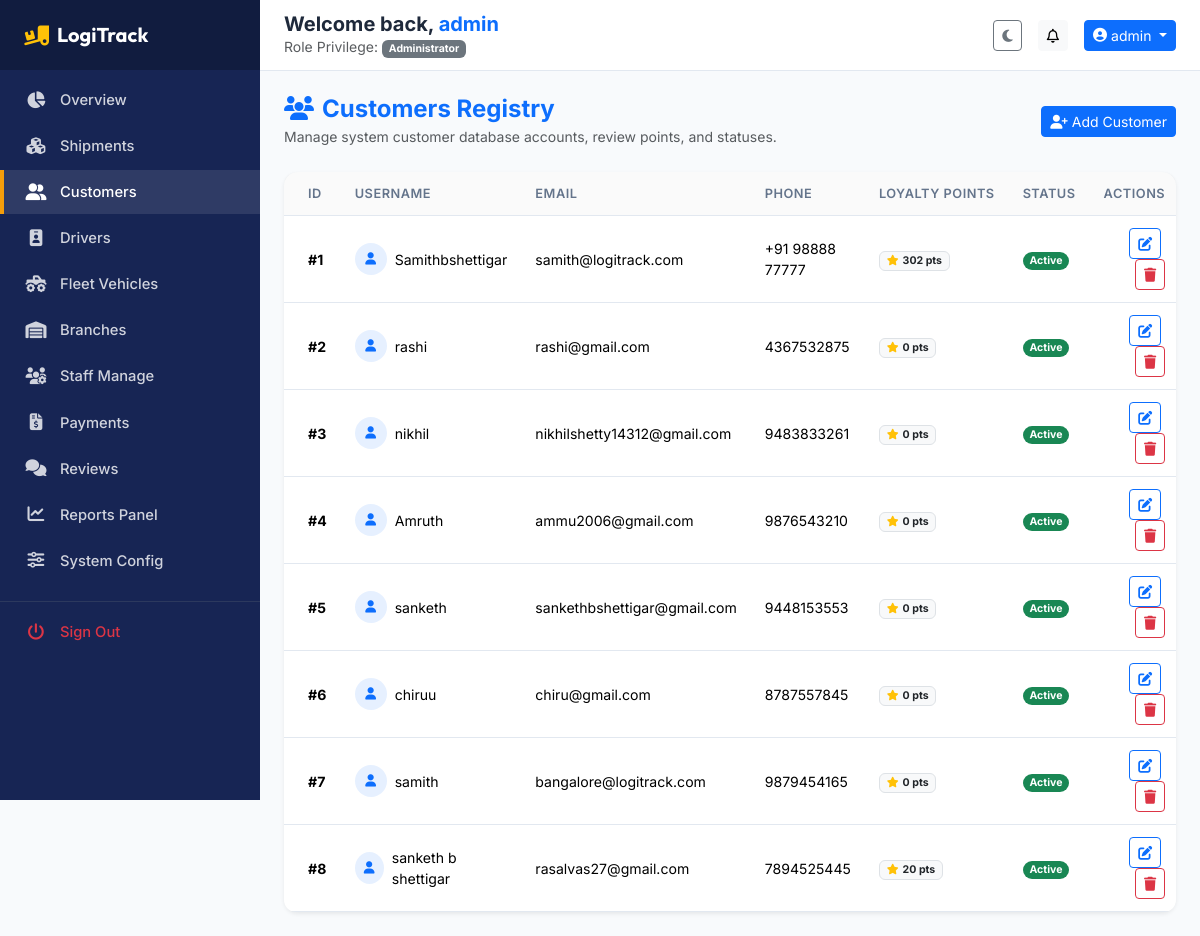
The page /admin/customers (signed in) on the database its author committed.
### app/models.py (models this page shows, shortened)
class BaseModel(db.Model):
    __abstract__ = True

class User(BaseModel):
    __tablename__ = 'users'
    id = db.Column(db.Integer, primary_key=True)
    username = db.Column(db.String(80), unique=True, nullable=False)
    email = db.Column(db.String(120), unique=True, nullable=False)
    password_hash = db.Column(db.String(255), nullable=False)
    role_id = db.Column(db.Integer, db.ForeignKey('roles.id'), nullable=False)
    branch_id = db.Column(db.Integer, db.ForeignKey('branches.id', ondelete='SET NULL'), nullable=True)
    is_active = db.Column(db.Boolean, default=True)
    created_at = db.Column(db.DateTime, default=datetime.utcnow)
    updated_at = db.Column(db.DateTime, default=datetime.utcnow, onupdate=datetime.utcnow)
    customer_profile = db.relationship('Customer', backref='user', uselist=False, cascade="all, delete-orphan")
    driver_profile = db.relationship('Driver', backref='user', uselist=False, cascade="all, delete-orphan")
    addresses = db.relationship('Address', backref='user', lazy=True, cascade="all, delete-orphan")
    notifications = db.relationship('Notification', backref='user', lazy=True, cascade="all, delete-orphan")
    activity_logs = db.relationship('ActivityLog', backref='user', lazy=True)

class Role(BaseModel):
    __tablename__ = 'roles'
    id = db.Column(db.Integer, primary_key=True)
    name = db.Column(db.String(50), unique=True, nullable=False)
    description = db.Column(db.String(255))
    users = db.relationship('User', backref='role', lazy=True)

class Customer(BaseModel):
    __tablename__ = 'customers'
    id = db.Column(db.Integer, primary_key=True)
    user_id = db.Column(db.Integer, db.ForeignKey('users.id', ondelete='CASCADE'), unique=True, nullable=False)
    phone = db.Column(db.String(20), nullable=False)
    status = db.Column(db.String(50), default='Active')  # Active, Suspended
    loyalty_points = db.Column(db.Integer, default=0)
    shipments = db.relationship('Shipment', backref='customer', lazy=True)
    feedbacks = db.relationship('Feedback', backref='customer', lazy=True)

### app/blueprints/admin/routes.py (the view)
@admin_bp.route('/customers')
@login_required
@role_required('Administrator')
def list_customers():
    customers = Customer.query.all()
    return render_template('admin/customers.html', customers=customers)

### app/utils.py (called while the page is built)
def login_required(f):
    @wraps(f)
    def decorated_function(*args, **kwargs):
        if g.user is None:
            flash("Please log in to access this page.", "warning")
            return redirect(url_for('auth.login'))
        return f(*args, **kwargs)
    return decorated_function

def role_required(*roles):
    def decorator(f):
        @wraps(f)
        def decorated_function(*args, **kwargs):
            if g.user is None:
                flash("Please log in to access this page.", "warning")
                return redirect(url_for('auth.login'))
            if g.user.role.name not in roles:
                flash(f"Unauthorized. This area requires one of the following roles: {', '.join(roles)}", "danger")
                abort(403)
            return f(*args, **kwargs)
        return decorated_function
    return decorator

### app/templates/admin/customers.html (shortened to what this page needs)
{% extends "base.html" %}
{% block content %}
<div class="d-flex justify-content-between align-items-center mb-4">
    <div>
        <h4 class="fw-bold mb-0 text-primary"><i class="fa-solid fa-users me-2"></i>Customers Registry</h4>
        <small class="text-muted">Manage system customer database accounts, review points, and statuses.</small>
    </div>
    <a href="{{ url_for('admin.add_customer') }}" class="btn btn-primary btn-sm"><i class="fa-solid fa-user-plus me-1"></i>Add Customer</a>
</div>
<div class="card border-0 shadow-sm kpi-card">
    <div class="card-body p-0">
        <div class="table-responsive">
            <table class="table table-hover align-middle mb-0 custom-table">
                <thead>
                    <tr>
                        <th class="ps-4">ID</th>
                        <th>Username</th>
                        <th>Email</th>
                        <th>Phone</th>
                        <th>Loyalty Points</th>
                        <th>Status</th>
                        <th class="pe-4 text-end">Actions</th>
                    </tr>
                </thead>
                <tbody>
                    {% if customers %}
                        {% for cust in customers %}
                        <tr>
                            <td class="ps-4 fw-bold">#{{ cust.id }}</td>
                            <td>
                                <div class="d-flex align-items-center gap-2">
                                    <div class="bg-primary bg-opacity-10 text-primary rounded-circle d-flex align-items-center justify-content-center" style="width: 32px; height: 32px;">
                                        <i class="fa-solid fa-user small"></i>
                                    </div>
                                    <span>{{ cust.user.username }}</span>
                                </div>
                            </td>
                            <td>{{ cust.user.email }}</td>
                            <td>{{ cust.phone }}</td>
                            <td><span class="badge bg-light text-dark border"><i class="fa-solid fa-star text-warning me-1"></i>{{ cust.loyalty_points }} pts</span></td>
                            <td>
                                <span class="badge rounded-pill bg-{{ 'success' if cust.status == 'Active' else 'danger' }}">
                                    {{ cust.status }}
                                </span>
                            </td>
                            <td class="pe-4 text-end">
                                <a href="{{ url_for('admin.edit_customer', id=cust.id) }}" class="btn btn-outline-primary btn-sm me-1" title="Edit Customer"><i class="fa-solid fa-pen-to-square"></i></a>
                                <a href="{{ url_for('admin.delete_customer', id=cust.id) }}" class="btn btn-outline-danger btn-sm" onclick="return confirm('Are you sure you want to delete this customer? This will delete their user credentials permanently.')" title="Delete Profile"><i class="fa-solid fa-trash"></i></a>
                            </td>
                        </tr>
                        {% endfor %}
                    {% endif %}
                </tbody>
            </table>
        </div>
    </div>
</div>
{% endblock %}

### app/templates/base.html (shortened to what this page needs)
<!DOCTYPE html>
<html lang="en">
<head>
    <link href="https://cdn.jsdelivr.net/npm/bootstrap@5.3.2/dist/css/bootstrap.min.css" rel="stylesheet">
    <link rel="stylesheet" href="https://cdnjs.cloudflare.com/ajax/libs/font-awesome/6.4.2/css/all.min.css">
    <link rel="stylesheet" href="https://unpkg.com/leaflet@1.9.4/dist/leaflet.css"/>
    <link rel="stylesheet" href="{{ url_for('static', filename='css/style.css') }}">
</head>
<body data-theme="light">
    <div class="toast-container position-fixed top-0 end-0 p-3" style="z-index: 1100;">
    </div>
    {% if current_user %}
    <div class="dashboard-container">
        <aside class="sidebar" id="app-sidebar">
            <div class="sidebar-header">
                <a href="/" class="text-white text-decoration-none d-flex align-items-center">
                    <i class="fa-solid fa-truck-ramp-box fa-lg me-2 text-warning"></i>
                    <span class="fs-5 fw-bold font-brand">LogiTrack</span>
                </a>
            </div>
            <ul class="sidebar-menu mt-2">
                {% if current_user.role.name == 'Administrator' %}
                    <li class="sidebar-menu-item {% if request.endpoint == 'admin.dashboard' %}active{% endif %}">
                        <a href="{{ url_for('admin.dashboard') }}"><i class="fa-solid fa-chart-pie"></i><span>Overview</span></a>
                    </li>
                    <li class="sidebar-menu-item {% if 'shipments' in request.endpoint %}active{% endif %}">
                        <a href="{{ url_for('admin.list_shipments') }}"><i class="fa-solid fa-cubes"></i><span>Shipments</span></a>
                    </li>
                    <li class="sidebar-menu-item {% if 'customers' in request.endpoint %}active{% endif %}">
                        <a href="{{ url_for('admin.list_customers') }}"><i class="fa-solid fa-user-group"></i><span>Customers</span></a>
                    </li>
                    <li class="sidebar-menu-item {% if 'drivers' in request.endpoint %}active{% endif %}">
                        <a href="{{ url_for('admin.list_drivers') }}"><i class="fa-solid fa-id-badge"></i><span>Drivers</span></a>
                    </li>
                    <li class="sidebar-menu-item {% if 'vehicles' in request.endpoint %}active{% endif %}">
                        <a href="{{ url_for('admin.list_vehicles') }}"><i class="fa-solid fa-truck-monster"></i><span>Fleet Vehicles</span></a>
                    </li>
                    <li class="sidebar-menu-item {% if 'branches' in request.endpoint %}active{% endif %}">
                        <a href="{{ url_for('admin.list_branches') }}"><i class="fa-solid fa-warehouse"></i><span>Branches</span></a>
                    </li>
                    <li class="sidebar-menu-item {% if 'employees' in request.endpoint %}active{% endif %}">
                        <a href="{{ url_for('admin.list_employees') }}"><i class="fa-solid fa-users-gear"></i><span>Staff Manage</span></a>
                    </li>
                    <li class="sidebar-menu-item {% if 'payments' in request.endpoint %}active{% endif %}">
                        <a href="{{ url_for('admin.list_payments') }}"><i class="fa-solid fa-file-invoice-dollar"></i><span>Payments</span></a>
                    </li>
                    <li class="sidebar-menu-item {% if 'feedback' in request.endpoint %}active{% endif %}">
                        <a href="{{ url_for('admin.list_feedback') }}"><i class="fa-solid fa-comments"></i><span>Reviews</span></a>
                    </li>
                    <li class="sidebar-menu-item {% if 'reports' in request.endpoint %}active{% endif %}">
                        <a href="{{ url_for('reports.index') }}"><i class="fa-solid fa-chart-line"></i><span>Reports Panel</span></a>
                    </li>
                    <li class="sidebar-menu-item {% if 'settings' in request.endpoint %}active{% endif %}">
                        <a href="{{ url_for('admin.system_settings') }}"><i class="fa-solid fa-sliders"></i><span>System Config</span></a>
                    </li>
                {% endif %}
                <li class="sidebar-menu-item mt-3 pt-2 border-top border-secondary border-opacity-25">
                    <a href="{{ url_for('auth.logout') }}" class="text-danger"><i class="fa-solid fa-power-off text-danger"></i><span>Sign Out</span></a>
                </li>
            </ul>
        </aside>
        <main class="main-content">
            <header class="top-navbar d-flex align-items-center justify-content-between">
                <div class="d-flex align-items-center gap-2">
                    <div>
                        <h5 class="mb-0 fw-bold d-none d-sm-block">Welcome back, <span class="text-primary">{{ current_user.username }}</span></h5>
                        <small class="text-muted d-none d-md-block">Role Privilege: <span class="badge bg-secondary">{{ current_user.role.name }}</span></small>
                    </div>
                </div>
                <div class="d-flex align-items-center gap-2 gap-sm-3">
                    <button class="btn btn-outline-secondary btn-sm" id="theme-toggle" title="Switch Theme" aria-label="Switch Theme">
                        <i class="fa-solid fa-moon" id="theme-icon"></i>
                    </button>
                    <div class="dropdown">
                        <button class="btn btn-light position-relative btn-sm" type="button" data-bs-toggle="dropdown" aria-expanded="false" aria-label="Notifications">
                            <i class="fa-regular fa-bell"></i>
                        </button>
                    </div>
                    <div class="dropdown">
                        <button class="btn btn-primary btn-sm dropdown-toggle d-flex align-items-center gap-1" type="button" data-bs-toggle="dropdown" aria-expanded="false">
                            <i class="fa-solid fa-circle-user"></i>
                            <span class="d-none d-sm-inline">{{ current_user.username }}</span>
                        </button>
                    </div>
                </div>
            </header>
            <div class="content-wrapper container-fluid p-2 p-sm-3 p-lg-4">
                {% block content %}{% endblock %}
            </div>
        </main>
    </div>
    {% endif %}
</body>
</html>

### app/static/css/style.css (style rules this page uses)
:root { --primary-color: #1e3a8a; --primary-light: #2563eb; --primary-dark: #172554; --secondary-color: #0f172a; --accent-color: #f59e0b; --accent-light: #fbbf24; --success-color: #10b981; --danger-color: #ef4444; --info-color: #06b6d4; --bg-light: #f8fafc; --card-bg-light: #ffffff; --text-color-light: #1e293b; --text-muted-light: #64748b; --border-color-light: #e2e8f0; --bg-dark: #0b1120; --card-bg-dark: #1e293b; --text-color-dark: #f8fafc; --text-muted-dark: #94a3b8; --border-color-dark: #334155; --sidebar-width: 260px; --top-navbar-height: 64px; --bottom-nav-height: 62px; --transition-speed: 0.28s; --transition-ease: cubic-bezier(0.16, 1, 0.3, 1); }
*, *::before, *::after { box-sizing: border-box; }
html { scroll-behavior: smooth; -webkit-text-size-adjust: 100%; }
body { font-family: 'Inter', system-ui, -apple-system, BlinkMacSystemFont, "Segoe UI", Roboto, sans-serif; background-color: var(--bg-light); color: var(--text-color-light); transition: background-color var(--transition-speed), color var(--transition-speed); min-height: 100vh; display: flex; flex-direction: column; margin: 0; overflow-x: hidden; }
.font-brand { font-family: 'Outfit', 'Inter', sans-serif !important; }
.dashboard-container { display: flex; min-height: 100vh; width: 100%; position: relative; }
.sidebar { width: var(--sidebar-width); background-color: var(--primary-dark); color: #ffffff; flex-shrink: 0; display: flex; flex-direction: column; height: 100vh; position: sticky; top: 0; left: 0; z-index: 1040; overflow-y: auto; transition: transform var(--transition-speed) var(--transition-ease), width var(--transition-speed); }
.sidebar-header { background-color: rgba(0, 0, 0, 0.25); padding: 1.25rem 1.5rem; display: flex; align-items: center; justify-content: space-between; min-height: var(--top-navbar-height); }
.sidebar-menu { list-style: none; padding: 0; margin: 0; display: flex; flex-direction: column; gap: 2px; }
.sidebar-menu-item a { display: flex; align-items: center; padding: 11px 20px; color: rgba(255, 255, 255, 0.8); text-decoration: none; font-size: 0.92rem; font-weight: 500; transition: all 0.2s ease; border-left: 4px solid transparent; }
.sidebar-menu-item a:hover, .sidebar-menu-item.active a { color: #ffffff; background-color: rgba(255, 255, 255, 0.1); border-left-color: var(--accent-color); }
.sidebar-menu-item a i { width: 24px; font-size: 1.05rem; margin-right: 12px; display: flex; justify-content: center; }
.main-content { flex-grow: 1; display: flex; flex-direction: column; min-width: 0; overflow-x: hidden; background-color: var(--bg-light); transition: background-color var(--transition-speed); }
.top-navbar { background-color: var(--card-bg-light); border-bottom: 1px solid var(--border-color-light); padding: 0.75rem 1.5rem; min-height: var(--top-navbar-height); position: sticky; top: 0; z-index: 1020; backdrop-filter: blur(8px); transition: background-color var(--transition-speed), border-color var(--transition-speed); }
.kpi-card { border: none; border-radius: 14px; box-shadow: 0 4px 12px -2px rgba(0, 0, 0, 0.05), 0 2px 4px -1px rgba(0, 0, 0, 0.03); background-color: var(--card-bg-light); transition: transform var(--transition-speed) var(--transition-ease), box-shadow var(--transition-speed) var(--transition-ease), background-color var(--transition-speed); }
.table-responsive { overflow-x: auto; -webkit-overflow-scrolling: touch; border-radius: 12px; }
.custom-table { color: inherit; margin-bottom: 0; width: 100%; }
.custom-table th { background-color: rgba(0, 0, 0, 0.02); color: var(--text-muted-light); font-weight: 600; font-size: 0.8rem; text-transform: uppercase; letter-spacing: 0.5px; padding: 12px 14px; white-space: nowrap; border-bottom: 1px solid var(--border-color-light); }
.custom-table td { padding: 12px 14px; vertical-align: middle; border-bottom: 1px solid var(--border-color-light); font-size: 0.88rem; }

### rows shown on the page
User: username "admin"
Role: role.name "Administrator"
Customer: id "1", user.username "Samithbshettigar", user.email "samith@logitrack.com", phone "+91 98888 77777", loyalty_points "302", status "Active"
Customer: id "2", user.username "rashi", user.email "rashi@gmail.com", phone "4367532875", loyalty_points "0", status "Active"
Customer: id "3", user.username "nikhil", user.email "nikhilshetty14312@gmail.com", phone "9483833261", loyalty_points "0", status "Active"
Customer: id "4", user.username "Amruth", user.email "ammu2006@gmail.com", phone "9876543210", loyalty_points "0", status "Active"
Customer: id "5", user.username "sanketh", user.email "sankethbshettigar@gmail.com", phone "9448153553", loyalty_points "0", status "Active"
Customer: id "6", user.username "chiruu", user.email "chiru@gmail.com", phone "8787557845", loyalty_points "0", status "Active"
Customer: id "7", user.username "samith", user.email "bangalore@logitrack.com", phone "9879454165", loyalty_points "0", status "Active"
Customer: id "8", user.username "sanketh b shettigar", user.email "rasalvas27@gmail.com", phone "7894525445", loyalty_points "20", status "Active"
